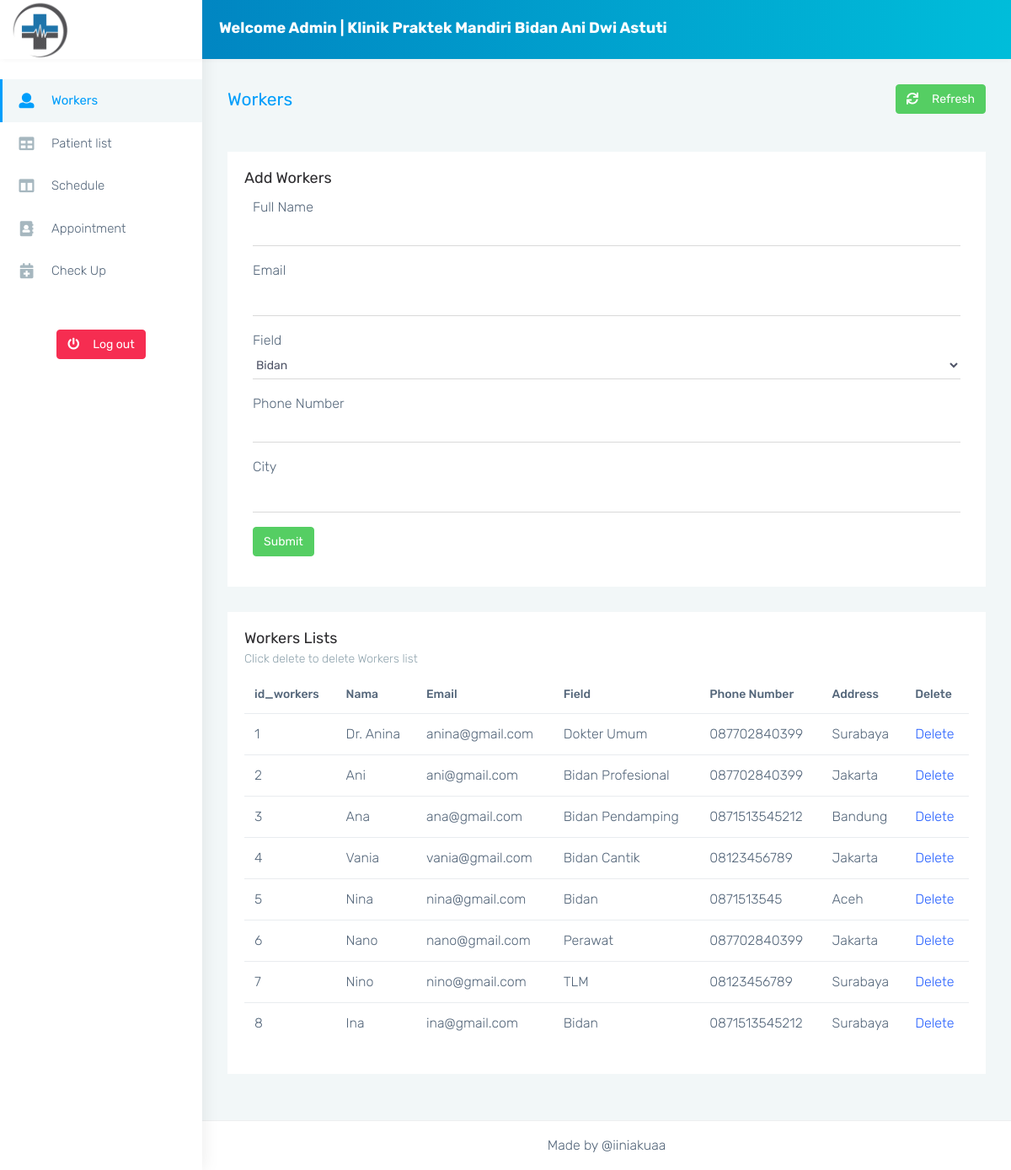
The page /admin/monster-html/doctors-page.php on the database its author committed.
### tables this page shows
CREATE TABLE `doctors` (
  `id_dokter` int(12) NOT NULL,
  `nama_dokter` varchar(128) NOT NULL,
  `email_dokter` varchar(128) NOT NULL,
  `spesialisasi` varchar(50) NOT NULL,
  `nomor_telepon` varchar(15) NOT NULL,
  `kota` varchar(50) NOT NULL
);

### admin/monster-html/doctors-page.php (the view, shortened to what this page needs)
<?php
require_once '../../includes/dbh.inc.php';
?>
<!DOCTYPE html>
<html dir="ltr" lang="en">
<head>
    <link href="css/style.min.css" rel="stylesheet">
</head>
<body>
    <div id="main-wrapper" data-layout="vertical" data-navbarbg="skin5" data-sidebartype="full" data-sidebar-position="absolute" data-header-position="absolute" data-boxed-layout="full">
        <header class="topbar" data-navbarbg="skin6">
            <nav class="navbar top-navbar navbar-expand-md navbar-dark">
                <div class="navbar-header" data-logobg="skin6">
                    <a class="navbar-brand" href="index.html">
                        <span class="logo-text">
                            <img src="../assets/images/klinik.png" alt="homepage" class="dark-logo" />
                        </span>
                    </a>
                </div>
                <div class="navbar-collapse collapse" id="navbarSupportedContent" data-navbarbg="skin5">
                    <ul class="navbar-nav mr-auto mt-md-0 ">
                        <li class="nav-item hidden-sm-down">
                            <div style="color: white; margin-left: 20px; margin-top: 5px">
                            <h4>Welcome Admin | Klinik Praktek Mandiri Bidan Ani Dwi Astuti </h4>                            </div>
                        </li>
                    </ul>
                    <ul class="navbar-nav">
                        <li class="nav-item dropdown">
                            <a class="nav-link dropdown-toggle waves-effect waves-dark" href="../../index.php" data-toggle="dropdown" aria-haspopup="true" aria-expanded="false">
                            </a>
                        </li>
                    </ul>
                </div>
            </nav>
        </header>
        <aside class="left-sidebar" data-sidebarbg="skin6">
            <div class="scroll-sidebar">
                <nav class="sidebar-nav">
                    <ul id="sidebarnav">
                        <li class="sidebar-item"> <a class="sidebar-link waves-effect waves-dark sidebar-link" href="doctors-page.php" aria-expanded="false">
                                <i class="mr-3 fa fa-user" aria-hidden="true"></i><span class="hide-menu">Workers</span></a>
                        </li>
                        <li class="sidebar-item"> <a class="sidebar-link waves-effect waves-dark sidebar-link" href="table-basic.php" aria-expanded="false"><i class="mr-3 fa fa-table" aria-hidden="true"></i><span class="hide-menu">Patient list</span></a></li>
                        <li class="sidebar-item"> <a class="sidebar-link waves-effect waves-dark sidebar-link" href="pages-blank.php" aria-expanded="false"><i class="mr-3 fa fa-columns" aria-hidden="true"></i><span class="hide-menu">Schedule</span></a></li>
                        <li class="sidebar-item"> <a class="sidebar-link waves-effect waves-dark sidebar-link" href="appointment-page.php" aria-expanded="false"><i class="mr-3 fas fa-address-book" aria-hidden="true"></i><span class="hide-menu">Appointment</span></a></li>
                        <li class="sidebar-item"> <a class="sidebar-link waves-effect waves-dark sidebar-link" href="checkup-page.php" aria-expanded="false"><i class="mr-3 fas fa-calendar-plus" aria-hidden="true"></i><span class="hide-menu">Check Up</span></a></li>
                        <li class="text-center p-20 upgrade-btn">
                            <a href="../../index.php" class="btn btn-danger text-white mt-4" target="_blank"><i class="mr-3 fas fa-power-off" aria-hidden="true"></i>Log out
                            </a>
                        </li>
                    </ul>
                </nav>
            </div>
        </aside>
        <div class="page-wrapper">
            <div class="page-breadcrumb">
                <div class="row align-items-center">
                    <div class="col-md-6 col-8 align-self-center">
                        <h3 class="page-title mb-0 p-0">Workers</h3>
                    </div>
                    <div class="col-md-6 col-4 align-self-center">
                        <div class="text-right upgrade-btn">
                            <a href="https://wrappixel.com/templates/monsteradmin/" class="btn btn-success d-none d-md-inline-block text-white" target="_blank"><i class="mr-3 fas fa-sync"></i>Refresh
                            </a>
                        </div>
                    </div>
                </div>
            </div>
            <div class="container-fluid">
                <div class="row">
                    <div class="col-12">
                        <div class="card">
                            <div class="card-body">
                                <h4 class="card-title">Add Workers</h4>
                                <form action="../../includes/doctors.inc.php" class="form-horizontal form-material" method="post">
                                    <div class="form-group">
                                        <label class="col-md-12 mb-0">Full Name</label>
                                        <div class="col-md-12">
                                            <input type="text" class="form-control pl-0 form-control-line" name="fullName" required>
                                        </div>
                                    </div>
                                    <div class="form-group">
                                        <label for="example-email" class="col-md-12">Email</label>
                                        <div class="col-md-12">
                                            <input type="email" class="form-control pl-0 form-control-line" name="email" id="example-email" required>
                                        </div>
                                    </div>
                                    <div class="form-group">
                                        <label class="col-md-12 mb-0">Field</label>
                                        <div class="col-md-12">
                                            <select class="select form-control" id="scheduleday" name="speciality" required>
                                                <?php
                                                $sql = "SELECT * FROM spesialisasi;";
                                                $result = mysqli_query($conn, $sql);
                                                $check = mysqli_num_rows($result);
                                                if ($check > 0) {
                                                    while ($rows = mysqli_fetch_assoc($result)) {
                                                        echo "<option>" . $rows['jenis_spesialisasi'] . "</option>";
                                                    }
                                                }
                                                ?>
                                            </select>
                                        </div>
                                    </div>
                                    <div class="form-group">
                                        <label class="col-md-12 mb-0">Phone Number</label>
                                        <div class="col-md-12">
                                            <input type="text" class="form-control pl-0 form-control-line" name="phone" required>
                                        </div>
                                    </div>
                                    <div class="form-group">
                                        <label class="col-sm-12">City</label>
                                        <div class="col-sm-12">
                                            <input type="text" class="form-control pl-0 form-control-line" name="city" required>
                                        </div>
                                    </div>
                                    <div class="form-group">
                                        <div class="col-sm-12 d-flex">
                                            <button class="btn btn-success mx-auto mx-md-0 text-white" type="submit" name="submit-doctors">Submit
                                            </button>
                                        </div>
                                    </div>
                                </form>
                            </div>
                        </div>
                    </div>
                </div>
                <div class="row">
                    <div class="col-sm-12">
                        <div class="card">
                            <div class="card-body">
                                <h4 class="card-title">Workers Lists</h4>
                                <h6 class="card-subtitle">Click delete to delete Workers list</h6>
                                <div class="table-responsive">
                                    <table class="table user-table no-wrap">
                                        <thead>
                                            <tr>
                                                <th class="border-top-0">id_workers</th>
                                                <th class="border-top-0">Nama</th>
                                                <th class="border-top-0">Email</th>
                                                <th class="border-top-0">Field</th>
                                                <th class="border-top-0">Phone Number</th>
                                                <th class="border-top-0">Address</th>
                                                <th class="border-top-0">Delete</th>
                                            </tr>
                                        </thead>
                                        <tbody>
                                            <?php
                                            $sql = "SELECT * FROM doctors;";
                                            $result = mysqli_query($conn, $sql);
                                            $check = mysqli_num_rows($result);
                                            if ($check > 0) {
                                                while ($rows = mysqli_fetch_assoc($result)) {
                                                    echo "<tr>";
                                                    echo "<td>" . $rows['id_dokter'] . "</td>";
                                                    echo "<td>" . $rows['nama_dokter'] . "</td>";
                                                    echo "<td>" . $rows['email_dokter'] . "</td>";
                                                    echo "<td>" . $rows['spesialisasi'] . "</td>";
                                                    echo "<td>" . $rows['nomor_telepon'] . "</td>";
                                                    echo "<td>" . $rows['kota'] . "</td>";
                                                    echo "<td><a href='../../includes/delete-doctors.inc.php?id=$rows[id_dokter]'>Delete</a></td>";
                                                    echo "</tr>";
                                                }
                                            }
                                            ?>
                                        </tbody>
                                    </table>
                                </div>
                            </div>
                        </div>
                    </div>
                </div>
            </div>
            <footer class="footer text-center">
                Made by @iiniakuaa</a>
            </footer>
        </div>
    </div>
</body>
</html>

### rows shown on the page
doctors: id_dokter "1", nama_dokter "Dr. Anina", email_dokter "anina@gmail.com", spesialisasi "Dokter Umum", nomor_telepon "087702840399", kota "Surabaya"
doctors: id_dokter "2", nama_dokter "Ani", email_dokter "ani@gmail.com", spesialisasi "Bidan Profesional", nomor_telepon "087702840399", kota "Jakarta"
doctors: id_dokter "3", nama_dokter "Ana", email_dokter "ana@gmail.com", spesialisasi "Bidan Pendamping", nomor_telepon "0871513545212", kota "Bandung"
doctors: id_dokter "4", nama_dokter "Vania", email_dokter "vania@gmail.com", spesialisasi "Bidan Cantik", nomor_telepon "08123456789", kota "Jakarta"
doctors: id_dokter "5", nama_dokter "Nina", email_dokter "nina@gmail.com", spesialisasi "Bidan", nomor_telepon "0871513545", kota "Aceh"
doctors: id_dokter "6", nama_dokter "Nano", email_dokter "nano@gmail.com", spesialisasi "Perawat", nomor_telepon "087702840399", kota "Jakarta"
doctors: id_dokter "7", nama_dokter "Nino", email_dokter "nino@gmail.com", spesialisasi "TLM", nomor_telepon "08123456789", kota "Surabaya"
doctors: id_dokter "8", nama_dokter "Ina", email_dokter "ina@gmail.com", spesialisasi "Bidan", nomor_telepon "0871513545212", kota "Surabaya"

### other values the page prints
form field speciality "Bidan"
